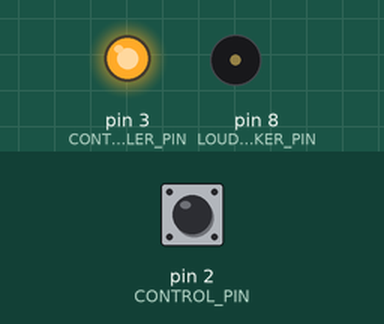
Simulated run of this sketch. Board: Arduino Uno, built with avr-gcc and run on an emulated ATmega328P. Parts: output pins drawn as LEDs (lit = HIGH), buzzer (waves = sounding). The inputs (shaded band) are chosen by the test bench; at power-on: pin 2 (CONTROL_PIN) HIGH. Pins used as bus, display or sensor lines are not drawn.

Above: at 1.2 s.
1.3 s: pin 2 (CONTROL_PIN) pulled LOW for 0.15 s
At 2.2 s:
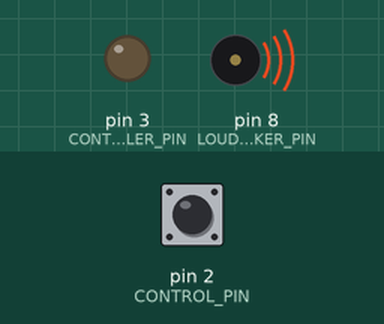
Timing chart, 0 to 8.9 s (numbered marks = the images above; inputs shaded):
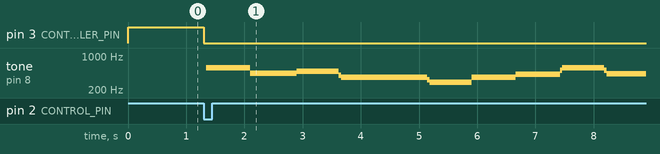

Measured:
- after the input at 1.3 s, pin 3 (CONTROLLER_PIN): HIGH → LOW at once; tone on pin 8 (LOUDSPEAKER_PIN): plays 572 Hz for 0.76 s, 437 Hz for 0.80 s, 483 Hz for 0.72 s, 399 Hz for 0.04 s, 364 Hz for 1.5 s, 322 Hz for 0.04 s … (13 notes in this stretch), starting at once

The sketch:

ChristmasMelody.ino
```cpp
#include "pachelbel4.h"
#include "notes.h"

int const melody[] = MELODY;
#ifdef DURATION
int const duration[] = DURATION;
#endif

#define CONTROL_PIN 2
#define CONTROLLER_PIN 3

#define LOUDSPEAKER_PIN 8
// time to wait between playing notes
#define NOTE_GAP 25
// duration of one measure in ms
#define MEASURE_DURATION 3000
// set to non-zero value to start playing after the given measure offset
#define CANON_MEASURE_OFFSET 0

void note(int freq, int fraction) {
  pinMode(LOUDSPEAKER_PIN, OUTPUT);

  int i;
  for (i = 0; i < freq / fraction * 3; i++) {
    digitalWrite(LOUDSPEAKER_PIN, HIGH);
    delayMicroseconds(1000000 / freq / 2);
    digitalWrite(LOUDSPEAKER_PIN, LOW);
    delayMicroseconds(1000000 / freq / 2);
  }

  pinMode(LOUDSPEAKER_PIN, INPUT);
}

void setup() {
  pinMode(LOUDSPEAKER_PIN, INPUT);

  digitalWrite(CONTROLLER_PIN, HIGH);
  pinMode(CONTROLLER_PIN, OUTPUT);

  pinMode(CONTROL_PIN, INPUT);
  /* enable the pullup resistor on the control pin: */
  digitalWrite(CONTROL_PIN, HIGH);
}

void loop() {
  /* wait for the control signal to become LOW */
  while(digitalRead(CONTROL_PIN) == HIGH)  {
    ;;
  }
  /* tell the other Arduinos to start */
  digitalWrite(CONTROLLER_PIN, LOW);

  int i, d;

  for (i = 0; melody[i]; i++) {
    d = MEASURE_DURATION / duration[i];
    if (melody[i] == PAUSE) {
      //delay(d);
      note(NOTE_B0, duration[i]);
    } else {
      note(melody[i], duration[i]);
    }
  }

  digitalWrite(CONTROLLER_PIN, HIGH);
  delay(500000);
}
```

notes.h
```cpp
#ifndef NOTES_H
#define NOTES_H

#define PAUSE    1
#define NOTE_B0  31
#define NOTE_C1  33
#define NOTE_CS1 35
#define NOTE_D1  37
#define NOTE_DS1 39
#define NOTE_E1  41
#define NOTE_F1  44
#define NOTE_FS1 46
#define NOTE_G1  49
#define NOTE_GS1 52
#define NOTE_A1  55
#define NOTE_AS1 58
#define NOTE_B1  62
#define NOTE_C2  65
#define NOTE_CS2 69
#define NOTE_D2  73
#define NOTE_DS2 78
#define NOTE_E2  82
#define NOTE_F2  87
#define NOTE_FS2 93
#define NOTE_G2  98
#define NOTE_GS2 104
#define NOTE_A2  110
#define NOTE_AS2 117
#define NOTE_B2  123
#define NOTE_C3  131
#define NOTE_CS3 139
#define NOTE_D3  147
#define NOTE_DS3 156
#define NOTE_E3  165
#define NOTE_F3  175
#define NOTE_FS3 185
#define NOTE_G3  196
#define NOTE_GS3 208
#define NOTE_A3  220
#define NOTE_AS3 233
#define NOTE_B3  247
#define NOTE_C4  262
#define NOTE_CS4 277
#define NOTE_D4  294
#define NOTE_DS4 311
#define NOTE_E4  330
#define NOTE_F4  349
#define NOTE_FS4 370
#define NOTE_G4  392
#define NOTE_GS4 415
#define NOTE_A4  440
#define NOTE_AS4 466
#define NOTE_B4  494
#define NOTE_C5  523
#define NOTE_CS5 554
#define NOTE_D5  587
#define NOTE_DS5 622
#define NOTE_E5  659
#define NOTE_F5  698
#define NOTE_FS5 740
#define NOTE_G5  784
#define NOTE_GS5 831
#define NOTE_A5  880
#define NOTE_AS5 932
#define NOTE_B5  988
#define NOTE_C6  1047
#define NOTE_CS6 1109
#define NOTE_D6  1175
#define NOTE_DS6 1245
#define NOTE_E6  1319
#define NOTE_F6  1397
#define NOTE_FS6 1480
#define NOTE_G6  1568
#define NOTE_GS6 1661
#define NOTE_A6  1760
#define NOTE_AS6 1865
#define NOTE_B6  1976
#define NOTE_C7  2093
#define NOTE_CS7 2217
#define NOTE_D7  2349
#define NOTE_DS7 2489
#define NOTE_E7  2637
#define NOTE_F7  2794
#define NOTE_FS7 2960
#define NOTE_G7  3136
#define NOTE_GS7 3322
#define NOTE_A7  3520
#define NOTE_AS7 3729
#define NOTE_B7  3951
#define NOTE_C8  4186
#define NOTE_CS8 4435
#define NOTE_D8  4699
#define NOTE_DS8 4978

#endif
```

pachelbel4.h
```cpp
#ifndef PACHELBEL_H
#define PACHELBEL_H
#include "notes.h"

#ifndef MELODY
#define MELODY { \
	NOTE_D5, NOTE_A4, NOTE_B4, NOTE_FS4, \
	NOTE_G4, NOTE_D4, NOTE_G4, NOTE_A4, \
	NOTE_D5, NOTE_A4, NOTE_B4, NOTE_FS4, \
	NOTE_G4, NOTE_D4, NOTE_G4, NOTE_A4, \
	NOTE_D5, NOTE_A4, NOTE_B4, NOTE_FS4, \
	NOTE_G4, NOTE_D4, NOTE_G4, NOTE_A4, \
	NOTE_D4, NOTE_FS4, NOTE_A4, NOTE_G4, NOTE_FS4, NOTE_D4, NOTE_FS4, NOTE_E4, \
	\
	NOTE_D4, NOTE_B3, NOTE_D4, NOTE_A4, NOTE_G4, NOTE_B4, NOTE_A4, NOTE_G4, \
	NOTE_FS4, NOTE_D4, NOTE_E4, NOTE_CS5, NOTE_D5, NOTE_FS5, NOTE_A5, NOTE_A4, \
	NOTE_B4, NOTE_G4, NOTE_A4, NOTE_FS4, NOTE_D4, NOTE_D5, NOTE_D5, NOTE_CS5, \
	NOTE_D5, NOTE_A4, NOTE_B4, NOTE_FS4, \
	NOTE_G4, NOTE_D4, NOTE_G4, NOTE_A4, \
	\
	NOTE_D5, NOTE_A4, NOTE_B4, NOTE_FS4, \
	NOTE_G4, NOTE_D4, NOTE_G4, NOTE_A4, \
	NOTE_D5, NOTE_A4, NOTE_B4, NOTE_FS4, \
	NOTE_G4, NOTE_D4, NOTE_G4, NOTE_A4, \
	\
	NOTE_D5, NOTE_A4, NOTE_B4, NOTE_FS4, \
	NOTE_G4, NOTE_D4, NOTE_G4, NOTE_A4, \
	NOTE_D5, NOTE_A4, NOTE_B4, NOTE_FS4, \
	\
	\
	NOTE_G4, NOTE_D4, NOTE_G4, NOTE_A4, \
	NOTE_D5, NOTE_A4, NOTE_B4, NOTE_FS4, \
	\
	NOTE_G4, NOTE_D4, NOTE_G4, NOTE_A4, \
	NOTE_D5, NOTE_A4, NOTE_B4, NOTE_FS4, \
	\
	NOTE_G4, NOTE_D4, NOTE_G4, NOTE_A4, \
	PAUSE, NOTE_A4, PAUSE, NOTE_A4, PAUSE, NOTE_FS4, PAUSE, NOTE_A4, \
	\
	PAUSE, NOTE_G4, PAUSE, NOTE_FS4, PAUSE, NOTE_G4, PAUSE, NOTE_E5, \
	NOTE_FS5, NOTE_FS4, NOTE_G4, NOTE_FS5, NOTE_E4, NOTE_E5, NOTE_FS5, NOTE_E5, NOTE_D5, NOTE_FS4, NOTE_D4, NOTE_B4, NOTE_A4, NOTE_A4, NOTE_G4, NOTE_A4, \
	NOTE_B4, NOTE_B4, NOTE_CS5, NOTE_B4, NOTE_A4, NOTE_A4, NOTE_G4, NOTE_A4, NOTE_B4, NOTE_B4, NOTE_A4, NOTE_B4, NOTE_CS5, NOTE_CS5, NOTE_B4, NOTE_CS5, \
	\
	\
	NOTE_D5, NOTE_D5, NOTE_E5, NOTE_D5, NOTE_CS5, NOTE_CS5, NOTE_D5, NOTE_CS5, NOTE_B4, NOTE_B4, NOTE_A4, NOTE_B4, NOTE_CS5, NOTE_CS4, NOTE_FS4, NOTE_E4, \
	NOTE_D4, NOTE_D5, NOTE_E5, NOTE_G5, NOTE_FS5, NOTE_FS4, NOTE_A4, NOTE_FS5, NOTE_D5, NOTE_G5, NOTE_FS5, NOTE_G5, NOTE_E5, NOTE_A4, NOTE_G4, NOTE_A4, \
	NOTE_D5, NOTE_A4, NOTE_B4, NOTE_FS4, \
	NOTE_G4, NOTE_D4, NOTE_G4, NOTE_A4, \
	\
	NOTE_D5, NOTE_A4, NOTE_B4, NOTE_FS4, \
	NOTE_G4, NOTE_D4, NOTE_G4, NOTE_A4, \
	NOTE_D5, NOTE_A4, NOTE_B4, NOTE_FS4, \
	\
	NOTE_G4, NOTE_D4, NOTE_G4, NOTE_A4, \
	NOTE_D4, NOTE_D5, NOTE_CS5, NOTE_D5, NOTE_FS4, NOTE_A4, NOTE_A4, NOTE_B4, NOTE_CS5, NOTE_A4, NOTE_FS4, NOTE_D5, NOTE_E5, NOTE_FS5, NOTE_D5, NOTE_FS5, NOTE_FS5, NOTE_E5, NOTE_D5, NOTE_CS5, \
	NOTE_B4, NOTE_B4, NOTE_A4, NOTE_B4, NOTE_CS5, NOTE_D5, NOTE_FS5, NOTE_E5, NOTE_D5, NOTE_FS5, NOTE_G5, NOTE_D5, NOTE_CS5, NOTE_B4, NOTE_B4, NOTE_A4, NOTE_E4, NOTE_A4, NOTE_A4, \
	\
	NOTE_A4, PAUSE, NOTE_A4, NOTE_D4, PAUSE, NOTE_A4, \
	NOTE_G4, NOTE_A4, NOTE_G4, NOTE_D4, NOTE_D4, PAUSE, NOTE_CS4, \
	NOTE_D4, NOTE_D5, NOTE_CS5, NOTE_B4, NOTE_A4, \
	\
	NOTE_D4, PAUSE, NOTE_E4, NOTE_FS4, NOTE_B4, NOTE_E4, PAUSE, NOTE_E4, \
	NOTE_D5, NOTE_A4, NOTE_B4, NOTE_FS4, \
	NOTE_G4, NOTE_D4, NOTE_G4, NOTE_A4, \
	NOTE_D5, NOTE_A4, NOTE_B4, NOTE_FS4, \
	\
	NOTE_G4, NOTE_D4, NOTE_G4, NOTE_A4, \
	NOTE_D5, NOTE_A4, NOTE_B4, NOTE_FS4, \
	NOTE_G4, NOTE_D4, NOTE_G4, NOTE_A4, \
	NOTE_D5, NOTE_A4, NOTE_B4, NOTE_FS4, \
	\
	NOTE_G4, NOTE_D4, NOTE_G4, NOTE_A4, \
	NOTE_D5, NOTE_A4, NOTE_B4, NOTE_FS4, \
	NOTE_G4, NOTE_D4, NOTE_G4, NOTE_A4, \
	NOTE_D5, NOTE_D4, NOTE_CS4, NOTE_CS5, NOTE_B4, NOTE_B4, NOTE_A4, NOTE_A4, \
	\
	NOTE_G4, NOTE_G5, NOTE_FS5, NOTE_FS4, NOTE_E4, NOTE_B4, NOTE_E4, NOTE_E5, \
	NOTE_FS5, NOTE_FS4, NOTE_E4, NOTE_E5, NOTE_D5, NOTE_D4, NOTE_CS4, NOTE_CS5, \
	NOTE_B4, NOTE_B5, NOTE_A5, NOTE_A4, NOTE_G4, PAUSE, NOTE_E5, NOTE_A4, NOTE_A4, \
	NOTE_A4, \
	0}

#define DURATION { \
	4, 4, 4, 4, \
	4, 4, 4, 4, \
	4, 4, 4, 4, \
	4, 4, 4, 4, \
	4, 4, 4, 4, \
	4, 4, 4, 4, \
	8, 8, 8, 8, 8, 8, 8, 8, \
	\
	8, 8, 8, 8, 8, 8, 8, 8, \
	8, 8, 8, 8, 8, 8, 8, 8, \
	8, 8, 8, 8, 8, 8, 8, 8, \
	4, 4, 4, 4, \
	4, 4, 4, 4, \
	\
	4, 4, 4, 4, \
	4, 4, 4, 4, \
	4, 4, 4, 4, \
	4, 4, 4, 4, \
	\
	4, 4, 4, 4, \
	4, 4, 4, 4, \
	4, 4, 4, 4, \
	\
	\
	4, 4, 4, 4, \
	4, 4, 4, 4, \
	\
	4, 4, 4, 4, \
	4, 4, 4, 4, \
	\
	4, 4, 4, 4, \
	8, 8, 8, 8, 8, 8, 8, 8, \
	\
	8, 8, 8, 8, 8, 8, 8, 8, \
	16, 16, 16, 16, 16, 16, 16, 16, 16, 16, 16, 16, 16, 16, 16, 16, \
	16, 16, 16, 16, 16, 16, 16, 16, 16, 16, 16, 16, 16, 16, 16, 16, \
	\
	\
	16, 16, 16, 16, 16, 16, 16, 16, 16, 16, 16, 16, 16, 16, 16, 16, \
	16, 16, 16, 16, 16, 16, 16, 16, 16, 16, 16, 16, 16, 16, 16, 16, \
	4, 4, 4, 4, \
	4, 4, 4, 4, \
	\
	4, 4, 4, 4, \
	4, 4, 4, 4, \
	4, 4, 4, 4, \
	\
	4, 4, 4, 4, \
	16, 32, 32, 16, 16, 16, 32, 32, 16, 16, 16, 32, 32, 16, 16, 16, 32, 32, 16, 16, \
	16, 32, 32, 16, 16, 16, 32, 32, 16, 16, 16, 32, 32, 16, 16, 16, 16, 16, 16, \
	\
	4, 8, 8, 4, 8, 8, \
	4, 4, 8, 8, 8, 16, 16, \
	8, 8, 4, 4, 4, \
	\
	8, 16, 16, 4, 4, 8, 16, 16, \
	4, 4, 4, 4, \
	4, 4, 4, 4, \
	4, 4, 4, 4, \
	\
	4, 4, 4, 4, \
	4, 4, 4, 4, \
	4, 4, 4, 4, \
	4, 4, 4, 4, \
	\
	4, 4, 4, 4, \
	4, 4, 4, 4, \
	4, 4, 4, 4, \
	8, 8, 8, 8, 8, 8, 8, 8, \
	\
	8, 8, 8, 8, 8, 8, 8, 8, \
	8, 8, 8, 8, 8, 8, 8, 8, \
	8, 8, 8, 8, 8, 16, 16, 8, 8, \
	4, \
	0}
#else
#  error "Do not include more than one melody file!"
#endif /* MELODY */

#endif /* PACHELBEL_H */
```
